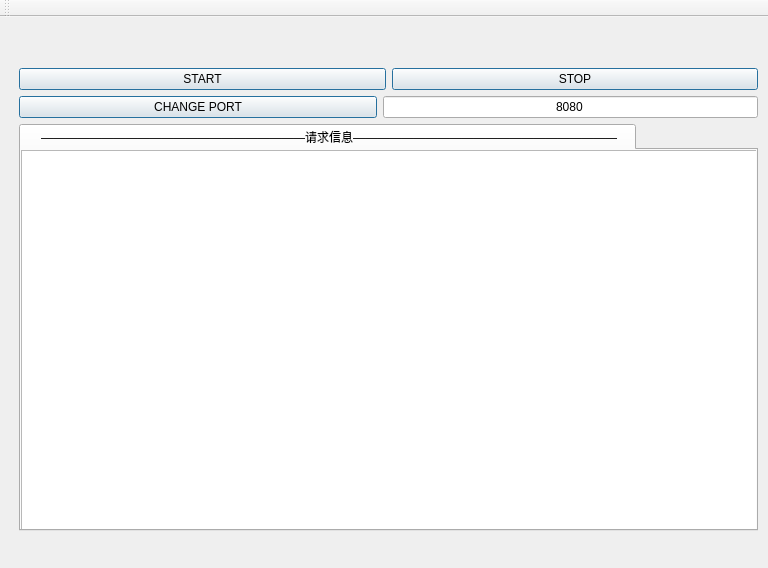
<?xml version="1.0" encoding="UTF-8"?>
<ui version="4.0">
 <class>MainWindow</class>
 <widget class="QMainWindow" name="MainWindow">
  <property name="geometry">
   <rect>
    <x>0</x>
    <y>0</y>
    <width>768</width>
    <height>568</height>
   </rect>
  </property>
  <property name="sizePolicy">
   <sizepolicy hsizetype="Fixed" vsizetype="Fixed">
    <horstretch>0</horstretch>
    <verstretch>0</verstretch>
   </sizepolicy>
  </property>
  <property name="windowTitle">
   <string>MainWindow</string>
  </property>
  <property name="tabShape">
   <enum>QTabWidget::Rounded</enum>
  </property>
  <property name="dockNestingEnabled">
   <bool>true</bool>
  </property>
  <widget class="QWidget" name="centralWidget">
   <property name="sizePolicy">
    <sizepolicy hsizetype="Fixed" vsizetype="Fixed">
     <horstretch>0</horstretch>
     <verstretch>0</verstretch>
    </sizepolicy>
   </property>
   <widget class="QWidget" name="layoutWidget">
    <property name="geometry">
     <rect>
      <x>8</x>
      <y>4</y>
      <width>761</width>
      <height>521</height>
     </rect>
    </property>
    <layout class="QVBoxLayout" name="verticalLayout">
     <item>
      <layout class="QHBoxLayout" name="titleBar">
       <property name="bottomMargin">
        <number>10</number>
       </property>
       <item>
        <widget class="QPushButton" name="close_btn">
         <property name="sizePolicy">
          <sizepolicy hsizetype="Preferred" vsizetype="Fixed">
           <horstretch>0</horstretch>
           <verstretch>0</verstretch>
          </sizepolicy>
         </property>
         <property name="styleSheet">
          <string notr="true">QPushButton{border:none;}</string>
         </property>
         <property name="text">
          <string/>
         </property>
         <property name="icon">
          <iconset>
           <normaloff>images/close.png</normaloff>images/close.png</iconset>
         </property>
         <property name="default">
          <bool>true</bool>
         </property>
        </widget>
       </item>
       <item>
        <spacer name="horizontalSpacer_4">
         <property name="orientation">
          <enum>Qt::Horizontal</enum>
         </property>
         <property name="sizeHint" stdset="0">
          <size>
           <width>40</width>
           <height>20</height>
          </size>
         </property>
        </spacer>
       </item>
      </layout>
     </item>
     <item>
      <layout class="QHBoxLayout" name="horizontalLayout_2">
       <item>
        <widget class="QPushButton" name="start_btn">
         <property name="text">
          <string>START</string>
         </property>
         <property name="default">
          <bool>true</bool>
         </property>
        </widget>
       </item>
       <item>
        <widget class="QPushButton" name="end_btn">
         <property name="enabled">
          <bool>true</bool>
         </property>
         <property name="text">
          <string>STOP</string>
         </property>
         <property name="autoDefault">
          <bool>false</bool>
         </property>
         <property name="default">
          <bool>true</bool>
         </property>
         <property name="flat">
          <bool>false</bool>
         </property>
        </widget>
       </item>
      </layout>
     </item>
     <item>
      <layout class="QHBoxLayout" name="horizontalLayout_timer">
       <property name="sizeConstraint">
        <enum>QLayout::SetDefaultConstraint</enum>
       </property>
       <item>
        <widget class="QPushButton" name="port_modify_btn">
         <property name="enabled">
          <bool>true</bool>
         </property>
         <property name="minimumSize">
          <size>
           <width>248</width>
           <height>0</height>
          </size>
         </property>
         <property name="text">
          <string>CHANGE PORT</string>
         </property>
         <property name="iconSize">
          <size>
           <width>20</width>
           <height>20</height>
          </size>
         </property>
         <property name="autoRepeatInterval">
          <number>100</number>
         </property>
         <property name="autoDefault">
          <bool>false</bool>
         </property>
         <property name="default">
          <bool>true</bool>
         </property>
         <property name="flat">
          <bool>false</bool>
         </property>
        </widget>
       </item>
       <item>
        <widget class="QLineEdit" name="lineEdit">
         <property name="enabled">
          <bool>true</bool>
         </property>
         <property name="maximumSize">
          <size>
           <width>375</width>
           <height>28</height>
          </size>
         </property>
         <property name="styleSheet">
          <string notr="true"/>
         </property>
         <property name="text">
          <string>8080</string>
         </property>
         <property name="maxLength">
          <number>100</number>
         </property>
         <property name="cursorPosition">
          <number>4</number>
         </property>
         <property name="alignment">
          <set>Qt::AlignCenter</set>
         </property>
        </widget>
       </item>
      </layout>
     </item>
     <item>
      <widget class="QTabWidget" name="tabWidget">
       <property name="sizePolicy">
        <sizepolicy hsizetype="Expanding" vsizetype="Expanding">
         <horstretch>0</horstretch>
         <verstretch>0</verstretch>
        </sizepolicy>
       </property>
       <property name="currentIndex">
        <number>0</number>
       </property>
       <property name="iconSize">
        <size>
         <width>16</width>
         <height>16</height>
        </size>
       </property>
       <property name="elideMode">
        <enum>Qt::ElideMiddle</enum>
       </property>
       <property name="usesScrollButtons">
        <bool>true</bool>
       </property>
       <widget class="QWidget" name="widget">
        <attribute name="title">
         <string>   ——————————————————————请求信息——————————————————————  </string>
        </attribute>
        <widget class="QTableView" name="tableView">
         <property name="geometry">
          <rect>
           <x>0</x>
           <y>0</y>
           <width>759</width>
           <height>411</height>
          </rect>
         </property>
         <attribute name="horizontalHeaderVisible">
          <bool>false</bool>
         </attribute>
        </widget>
       </widget>
      </widget>
     </item>
    </layout>
   </widget>
  </widget>
  <widget class="QMenuBar" name="menuBar">
   <property name="geometry">
    <rect>
     <x>0</x>
     <y>0</y>
     <width>768</width>
     <height>26</height>
    </rect>
   </property>
  </widget>
  <widget class="QToolBar" name="mainToolBar">
   <attribute name="toolBarArea">
    <enum>TopToolBarArea</enum>
   </attribute>
   <attribute name="toolBarBreak">
    <bool>false</bool>
   </attribute>
  </widget>
 </widget>
 <layoutdefault spacing="6" margin="11"/>
 <resources/>
 <connections/>
</ui>
